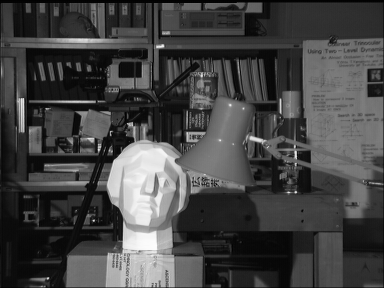
#> input picture code/MPV_2015_exercises/exercise01/img/tsukuba_r.png, 384 x 288 px
$ python MPV_cviceni_01_student_p02.py   (older library calls are emulated)
#> lines starting #> are read from the running program, lines starting #| are printed output that depends on the picture
# -*- coding: utf-8 -*-
"""
Created on Mon Sep 15 16:21:27 2014

@author: Ing. Lukas Bures
@email: lbures@kky.zcu.cz
@credits: Ing. Marek Hruz, Ph.D.
@version: 2.0.0
"""


# Import OpenCV modulu.
import cv2

# Import modulu pro pocitani s Pythonem.
import numpy as np

# Import modulu pro vykreslovani grafu.
from matplotlib import pyplot as plt


def non_maximum_suppression(hist, half_wnd):
    """
    Funkce pro nalezeni maxim.

    :param hist: Histogram nacteneho obrazku.
    :type hist: ndarray of int

    :param half_wnd: Velikost poloviny okenka, cele okenko = (2 * half_wnd) + 1.
    :type half_wnd: int

    :return out: Pole s oznacenim pozic nalezenych maxim. Nenulova hodnota na pozicich, kde bylo nalezeno maximum.
    :rtype out: ndarray of int
    """

    # Deklarace promennych.
    l = len(hist)
    out = np.zeros(len(hist), np.int8)
    max_idx = 0
    i = 0


        # Nutno doimplementovat.


    return out


def multi_thresholding(img, max_positions):
    """
    Funkce pro prahovani vice prahy.

    :param img: Vstupni sedotonovy obrazek.
    :type img: ndarray of uint8

    :param max_positions: Pole s nenulovymi hodnotami na pozicich, kde byla nalezena maxima.
    :type max_positions: ndarray of int

    :return multi_threshold_img: Vystupni obrazek naprahovany N prahy.
    :rtype multi_threshold_img: ndarray of float
    """

    # Ziskani pozic maxim.
    idxs = []
    for i, x in enumerate(max_positions):
        if x != 0:
            idxs.append(i)

    thresholds = [0]

    # Vypocet hranic prahu.
    for i in range(len(idxs) - 1):
        thresholds.append(np.int((idxs[i] + idxs[i + 1]) / 2))

    thresholds.append(255)

    # Prahovani obrazku postupne vice prahy a nasledne spojeni do jednoho vysledneho obrazku.
    multi_threshold_img = np.zeros(np.shape(img))
    for i in range(len(thresholds) - 1):
        tmp_img = cv2.inRange(img, thresholds[i], thresholds[i + 1])
        tmp_img /= 255.0
        tmp_img *= idxs[i]
        multi_threshold_img += tmp_img

    return multi_threshold_img/255.0


def main():
    """
    Hlavni funkce volana po spusteni programu.
    """

    # Nacteni sedotonoveho obrazku.
    img_gs = cv2.imread("./img/tsukuba_r.png", cv2.IMREAD_GRAYSCALE)
#> img_gs is the input picture: shape (288, 384); min 0, max 253, mean 68

    # Vypocita histogram z obrazku.
    hist, bins = np.histogram(img_gs.flatten(), 256, [0, 256])
#> hist = 256 values, max 2110 at index 10, min 0 at index 254, mean 432; bins = 257 values from 0 to 256

    # Volba velikosti poloviny okenka, cele okenko = (2 * half_wnd) + 1.
    half_wnd = 25

    # Volani funkce, ktera nalezne maxima v histogramu.
    # Vrati pole s nenulovymi hodnotami na pozicich, kde bylo
    # nalezeno maximum.
    max_positions = non_maximum_suppression(hist, half_wnd)
#> in non_maximum_suppression, `l = len(hist)`: l = 256
#> in non_maximum_suppression, `out = np.zeros(len(hist), np.int8)`: out = 256 values from 0 to 0
#> max_positions = 256 values from 0 to 0

    # Vytvori novou figuru, stejne jako v MATLABu.
    plt.figure("Histogram")

    # Vykresleni sloupcu histogramu cervenou barvou.
    plt.hist(img_gs.flatten(), 256, [0, 256], color='r')

    # Prekresleni sloupcu histragramu, ve kterych bylo vyhodnoceno
    # maximum, modrou barvou.
    for i in range(len(max_positions)):
        if max_positions[i] != 0:
            plt.bar(i, hist[i], width=1, color='b', hold=None)

    # Nastaveni limitu X-ove osy.
    plt.xlim([0, 256])

    # Vykresleni legendy.
    plt.legend(('Histogram', 'Non-Maximum Suppression'), loc='upper left')

    # Vykresleni grafu.
    plt.show()
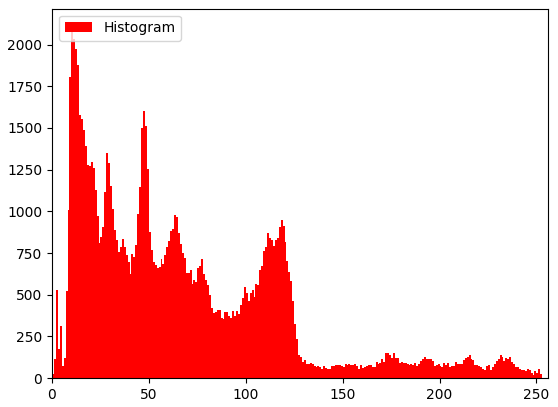
#> figure drawn by matplotlib, 1 panel; tallest bar 2110 high, from x = 10 to 11

    # Volani funkce pro vypocet prahovani obrazku vice prahy.
    multi_threshold_img = multi_thresholding(img_gs, max_positions)
#> after the loop in multi_thresholding, `for i, x in enumerate(max_positions):`: idxs = []
#> after the loop in multi_thresholding, `for i in range(len(idxs) - 1):`: thresholds = [0]
#> in multi_thresholding, `multi_threshold_img = np.zeros(np.shape(img))`: multi_threshold_img: shape (288, 384) float64; every value is 0
#> the loop in multi_thresholding, `for i in range(len(thresholds) - 1):` made 1 pass

    # Vytvoreni pojmenovaneho okna.
    cv2.namedWindow("Multi-Thresholding")

    # Urceni, do jakeho okna se ma dany obrazek vykreslit.
    cv2.imshow("Multi-Thresholding", multi_threshold_img)

    # Nyni se obrazek vykresli na nekonecne dlouhou dobu v [ms], dokud
    # nebude stisknuta libovolna klavesa.
    cv2.waitKey(0)

if __name__ == '__main__':
#> (the run stopped early here; a loop or call above may not have finished)
